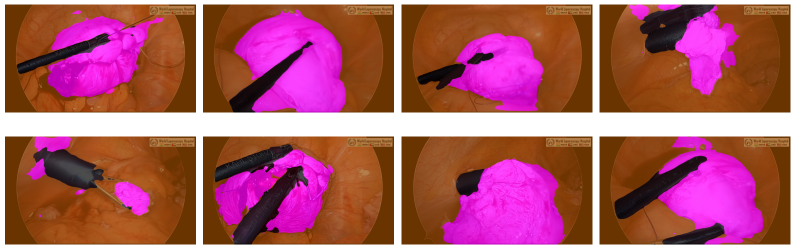
#> input picture PaddleSeg_RTFormer_results-onnx.png, 1589 x 499 px, given in place of street1.png, which was not available (shown at 1/2 size)
$ jupyter execute --allow-errors PaddleSeg_RTFormer_sem_seg.ipynb   (shell and % lines are left out)
#> lines starting #> are read from the running program, lines starting #| are printed output that depends on the picture; pictures that were not available may be replaced by others from this repository, and a replacement may not be noted
[cell 1]
from google.colab import drive
drive.mount('/content/gdrive')
%cd /mydrive/PaddleDet-Models

[cell 2]
import os
import json

def count_images(image_dir, exts={".jpg", ".jpeg", ".png", ".bmp", ".webp"}):
    image_count = 0
    for filename in os.listdir(image_dir):
        if os.path.splitext(filename.lower())[1] in exts:
            image_count += 1
    print(f"Total images: {image_count}")

count_images("datasets/sispanseg/train/images")
count_images("datasets/sispanseg/valid/images")

[cell 3]
import os
import random
import cv2
import numpy as np
import matplotlib.pyplot as plt

# -------------------------
# PATHS
# -------------------------
RGB_DIR = "datasets/sispanseg/train/rgbmasks"
MASK_DIR = "datasets/sispanseg/train/masks"

# -------------------------
# DEBUG COLORS (RGB)
# -------------------------
COLOR_Uterus = (255, 0, 255)            # Magenta - Suction
COLOR_BG = (150, 75, 0)                 # Brown
COLOR_Grasper_1 = (255, 0, 0)           # Red - Grasper
COLOR_Grasper_2 = (139, 0, 139)         # Purple
COLOR_Harmonic_ACE = (0, 255, 0)        # Green - Harmonic_Ace
COLOR_Myoma_Screw = (0, 0, 255)         # Blue - Myoma_Screw
COLOR_Needle_Holder_1 = (255, 255, 0)   # Yellow - Needle_Holder
COLOR_Needle_Holder_2 = (255, 174, 66)  # Orange Yellow
COLOR_Trocer = (0, 255, 255)            # Cyan - Trocar

Uterus = np.array(COLOR_Uterus)
BG = np.array(COLOR_BG)
Grasper_1 = np.array(COLOR_Grasper_1)
Grasper_2 = np.array(COLOR_Grasper_2)
Harmonic_ACE = np.array(COLOR_Harmonic_ACE)
Myoma_Screw = np.array(COLOR_Myoma_Screw)
Needle_Holder_1 = np.array(COLOR_Needle_Holder_1)
Needle_Holder_2 = np.array(COLOR_Needle_Holder_2)
Trocer = np.array(COLOR_Trocer)

# -------------------------
# LOAD FILES
# -------------------------
#> (the rest of this cell did not finish here and is left out)

[cell 4]
import os
import cv2
import numpy as np
from tqdm import tqdm

def convert_to_semantic(src_dir, dest_dir):
    if not os.path.exists(dest_dir):
        os.makedirs(dest_dir)

    files = [f for f in os.listdir(src_dir) if f.endswith(".png")]
    print(f"Converting {len(files)} masks from {src_dir}...")

    for fname in tqdm(files):
        mask_path = os.path.join(src_dir, fname)
        # Load the panoptic mask (class * 1000 + instance)
        panoptic = cv2.imread(mask_path, cv2.IMREAD_UNCHANGED)

        # Get the class IDs
        class_id = panoptic // 1000

        # Initialize output grayscale mask (background/void = 255)
        semantic = np.full(panoptic.shape, 255, dtype=np.uint8)

        # 1. Map all THING classes to 0
        semantic[(class_id >= 1) & (class_id <= 5)] = 0

        # 2. Map STUFF classes to contiguous IDs starting from 1
        # Uterus (6) -> 1, BG (7) -> 2
        semantic[class_id == 6] = 1
        semantic[class_id == 7] = 2

        # Save as 8-bit grayscale PNG
        cv2.imwrite(os.path.join(dest_dir, fname), semantic)

# Convert Train and Val
#> (the rest of this cell did not finish here and is left out)

[cell 5]
import os
import json

def count_images(image_dir, exts={".jpg", ".jpeg", ".png", ".bmp", ".webp"}):
    image_count = 0
    for filename in os.listdir(image_dir):
        if os.path.splitext(filename.lower())[1] in exts:
            image_count += 1
    print(f"Total images: {image_count}")

count_images("datasets/sispanseg/train/sem_seg")
count_images("datasets/sispanseg/valid/sem_seg")

[cell 6]
from pathlib import Path

root_path = Path(r'/content/gdrive/MyDrive/Pytorch-Models/datasets/sispanseg/train')

images_path = root_path/'images'
masks_path = root_path/'sem_seg'

train_txt = open(root_path/'train.txt', 'w')

for mask_path in masks_path.rglob('*.png'):
    train_txt.write(f'{images_path}/{mask_path.stem}.jpg {masks_path}/{mask_path.name} \n')
train_txt.close()

[cell 7]
from pathlib import Path

root_path = Path(r'/content/gdrive/MyDrive/Pytorch-Models/datasets/sispanseg/valid')

images_path = root_path/'images'
masks_path = root_path/'sem_seg'

val_txt = open(root_path/'val.txt', 'w')

for mask_path in masks_path.rglob('*.png'):
    val_txt.write(f'{images_path}/{mask_path.stem}.jpg {masks_path}/{mask_path.name} \n')
val_txt.close()

[cell 8]
%cd PaddleSeg

[cell 9]
# Force the "bridge" version of NumPy that works for both Python 3.12 and Paddle

# Re-install OpenCV without dependencies to stop it from fighting with NumPy

[cell 10]
# !python tools/predict.py --help

[cell 11]
from PIL import Image
import matplotlib.pyplot as plt

img = Image.open('output/rtformer_results/pseudo_color_prediction/street1.png')
#> img is the input picture: PIL image 1589x499 RGBA; mean R, G, B, A 170.1, 89.7, 101.8, 255

plt.figure("Image")
plt.imshow(img)
plt.show()

[cell 12]
one_epoch = 200/8
print(one_epoch)
total_iters = one_epoch * 20
print(total_iters)

[cell 13]
custom_cfg = """
batch_size: 8
iters: 500

train_dataset:
  type: Dataset
  dataset_root: /content/gdrive/MyDrive/Pytorch-Models/datasets/sispanseg/train
  train_path: /content/gdrive/MyDrive/Pytorch-Models/datasets/sispanseg/train/train.txt
  num_classes: 3
  transforms:
    - type: ResizeStepScaling
      min_scale_factor: 0.5
      max_scale_factor: 2.0
      scale_step_size: 0.25
    - type: RandomPaddingCrop
      crop_size: [1024, 512]
    - type: RandomHorizontalFlip
    - type: RandomDistort
      brightness_range: 0.4
      contrast_range: 0.4
      saturation_range: 0.4
    - type: Normalize
  mode: train

val_dataset:
  type: Dataset
  dataset_root: /content/gdrive/MyDrive/Pytorch-Models/datasets/sispanseg/valid
  val_path: /content/gdrive/MyDrive/Pytorch-Models/datasets/sispanseg/valid/val.txt
  num_classes: 3
  transforms:
    - type: Normalize
  mode: val

model:
  type: RTFormer
  base_channels: 64
  head_channels: 128
  drop_path_rate: 0.1
  use_injection: [True, False]
  pretrained: https://paddleseg.bj.bcebos.com/dygraph/ade20k/rtformer_base_ade20k_512x512_160k/model.pdparams

optimizer:
  type: AdamW
  beta1: 0.9
  beta2: 0.999
  weight_decay: 0.05

lr_scheduler:
  type: PolynomialDecay
  learning_rate: 1.0e-4
  power: 1.
  end_lr: 1.0e-7
  warmup_iters: 100
  warmup_start_lr: 1.0e-6

loss:
  types:
    - type: CrossEntropyLoss
  coef: [1, 0.4]
"""

with open('configs/rtformer/rtformer_uterus.yml', 'w') as f:
    f.write(custom_cfg)

[cell 14]
# !python tools/train.py --help

# usage: train.py [-h] [--config CONFIG] [--device {cpu,gpu,xpu,npu,mlu}]
#                 [--save_dir SAVE_DIR] [--num_workers NUM_WORKERS] [--do_eval]
#                 [--use_vdl] [--use_ema] [--resume_model RESUME_MODEL]
#                 [--iters ITERS] [--batch_size BATCH_SIZE]
#                 [--learning_rate LEARNING_RATE]
#                 [--save_interval SAVE_INTERVAL] [--log_iters LOG_ITERS]
#                 [--keep_checkpoint_max KEEP_CHECKPOINT_MAX]
#                 [--early_stop_intervals EARLY_STOP_INTERVALS] [--seed SEED]
#                 [--precision {fp32,fp16}] [--amp_level {O1,O2}]
#                 [--profiler_options PROFILER_OPTIONS]
#                 [--data_format DATA_FORMAT] [--repeats REPEATS]
#                 [--opts OPTS [OPTS ...]] [--use_multilabel]
#                 [--to_static_training] [--output_op {argmax,softmax,none}]
#                 [--input_shape INPUT_SHAPE [INPUT_SHAPE ...]] [--for_fd]

[cell 15]
# 0.9005

[cell 16]
# !python tools/val.py --help

# usage: val.py [-h] [--config CONFIG] [--model_path MODEL_PATH]
#               [--num_workers NUM_WORKERS] [--device {cpu,gpu,xpu,npu,mlu}]
#               [--aug_eval] [--scales SCALES [SCALES ...]] [--flip_horizontal]
#               [--flip_vertical] [--is_slide] [--crop_size CROP_SIZE CROP_SIZE]
#               [--stride STRIDE STRIDE] [--data_format DATA_FORMAT]
#               [--auc_roc AUC_ROC] [--opts OPTS [OPTS ...]] [--use_multilabel]

[cell 17]
import numpy as np
import os
import random
import matplotlib.pyplot as plt
import cv2
# ---------------- CONFIG ----------------
val_dir = "/content/gdrive/MyDrive/PaddleDet-Models/PaddleSeg/paddleseg-outputs/rtformer_uterus/infer_images/pseudo_color_prediction"

# visualization layout
N = 8
cols = 4
rows = int(np.ceil(N / cols))

# random image selection
all_imgs = [os.path.join(val_dir, f)
            for f in os.listdir(val_dir)
            if f.lower().endswith((".jpg", ".png", ".jpeg"))]

#> (the rest of this cell did not finish here and is left out)

[cell 18]
# !python tools/export.py --help

[cell 19]
# [16 lines left out: functions normalize, preprocess, not called in this run]

[cell 20]
import paddle
paddle.utils.run_check()
#> (this line was passed over: paddle is not available in this run)

[cell 21]
import paddle.inference as paddle_infer
import cv2
import numpy as np

#> (the rest of this cell did not finish here and is left out)

[cell 22]
CATEGORY_COLORS = {
    0: [0, 0, 0],           # Things (Black)
    1: [255, 0, 255],       # Uterus (Magenta)
    2: [0, 75, 150],        # BG (Brown)
}
#> (the rest of this cell did not finish here and is left out)

[cell 23]
import numpy as np
import os
import random
# ---------------- CONFIG ----------------
val_dir = "/content/gdrive/MyDrive/PaddleDet-Models/datasets/sispanseg/valid/images/"

# visualization layout
N = 8
cols = 4
rows = int(np.ceil(N / cols))

# random image selection
all_imgs = [os.path.join(val_dir, f)
            for f in os.listdir(val_dir)
            if f.lower().endswith((".jpg", ".png", ".jpeg"))]

#> (the rest of this cell did not finish here and is left out)

[cell 24]
# !paddle2onnx --help

[cell 25]
import onnxruntime
import numpy as np
import cv2
import torch

# Load image and preprocess
img_path = "/content/gdrive/MyDrive/PaddleDet-Models/datasets/sispanseg/valid/images/Laparoscopic-Myomectomy-with-Baseball-Suturing-22-_jpg.rf.04929e16d4ace3507c937c4e1ce8a333.jpg"

mean = np.array([0.485, 0.456, 0.406], dtype=np.float32)
std = np.array([0.229, 0.224, 0.225], dtype=np.float32)

img = cv2.imread(img_path)
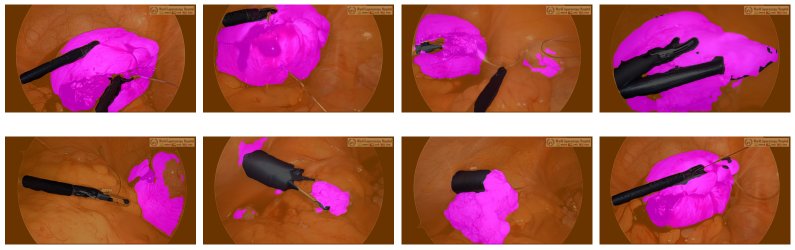
#> input picture PaddleSeg_RTFormer_results.png, 1589 x 499 px, given in place of all-Suturing-22-_jpg.rf.04929e16d4ace3507c937c4e1ce8a333.jpg, which was not available (shown at 1/2 size)
#> img is the input picture: shape (499, 1589, 3); mean B, G, R 95, 91, 168.9
img_resized = cv2.resize(img, (1024, 512))
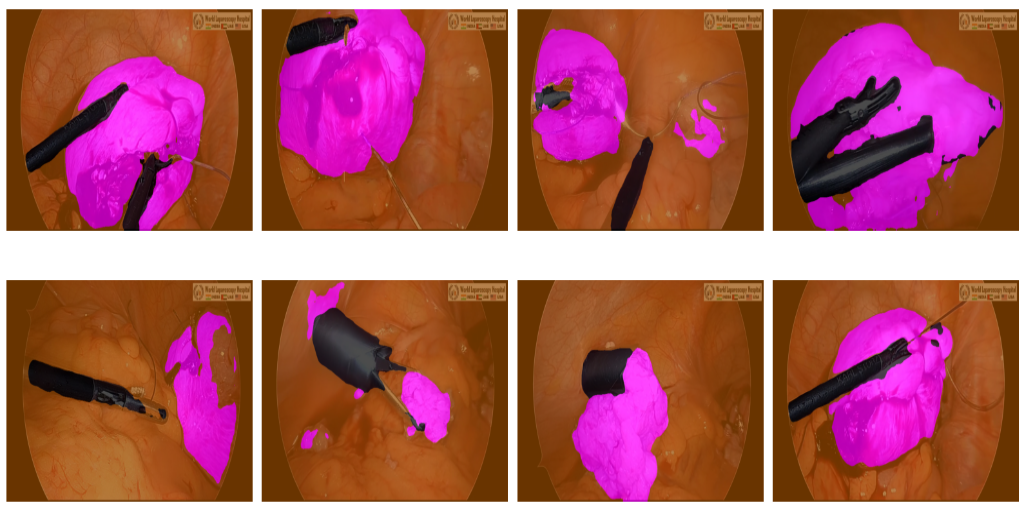
#> img_resized: shape (512, 1024, 3); mean B, G, R 94.9, 90.8, 168.8
img_input = img_resized[:, :, ::-1].astype(np.float32) / 255.0
img_input = (img_input - mean) / std
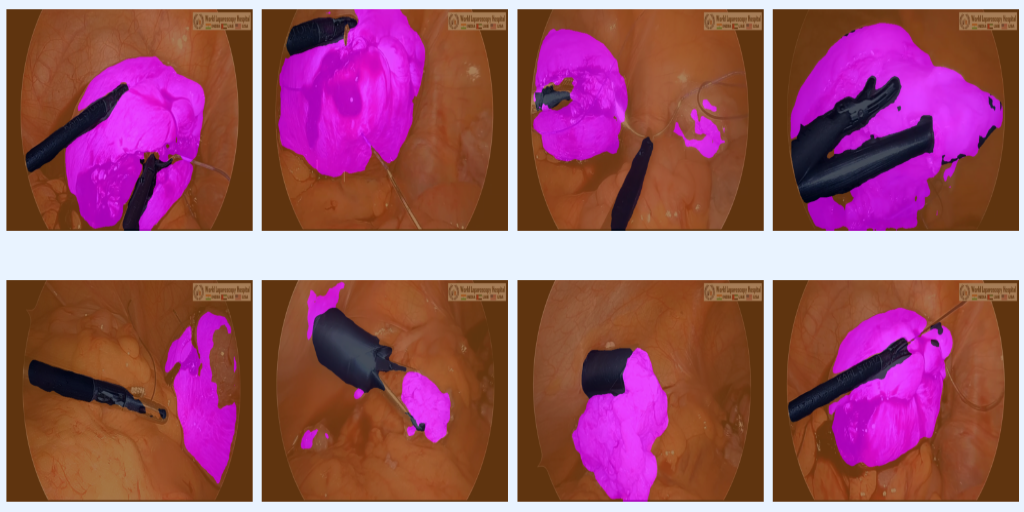
#> img_input: shape (512, 1024, 3) float32; mean R, G, B 0.773, -0.446, -0.15; drawn with min black and max white
img_input = img_input.transpose(2, 0, 1)[np.newaxis, :]  # (1, 3, H, W)

# Run inference
#> (the rest of this cell did not finish here and is left out)

#> (a cell that did not finish here is left out)

[cell 27]
CATEGORY_COLORS = {
    0: [0, 0, 0],           # Things (Black)
    1: [255, 0, 255],       # Uterus (Magenta)
    2: [0, 75, 150],        # BG (Brown)
}
orig_h, orig_w = img.shape[:2]
#> orig_h = 499; orig_w = 1589

# 1. Create a color palette array (fast lookup)
palette_map = np.zeros((256, 3), dtype=np.uint8)
for i, color in CATEGORY_COLORS.items():
    palette_map[i] = color

# 2. Apply the colors in one vectorized step
#> (the rest of this cell did not finish here and is left out)
